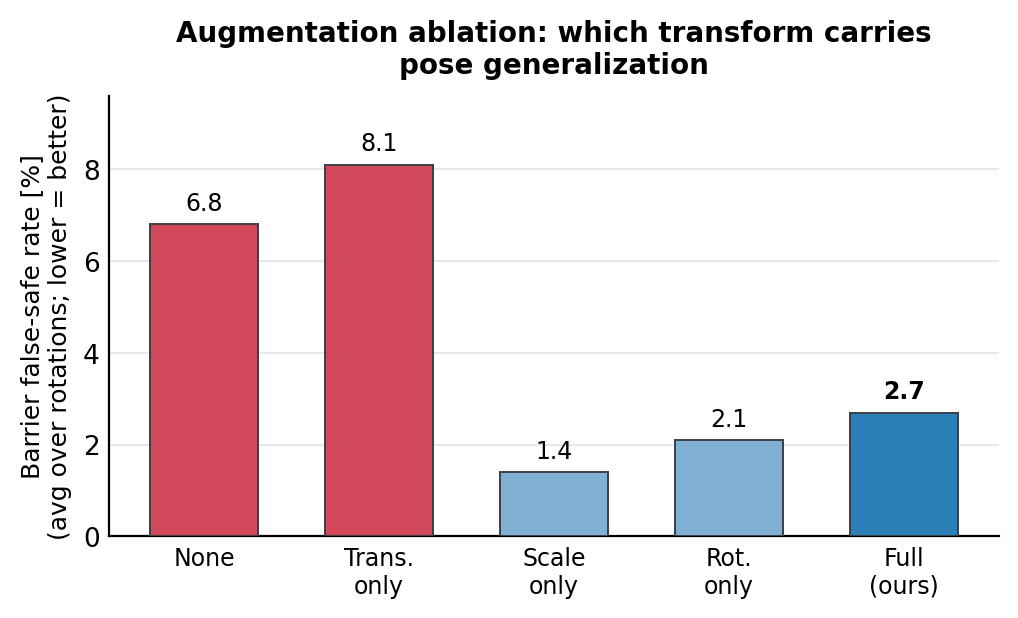

The script that saved this image:
"""A1 augmentation ablation: mean barrier false-safe vs augmentation mode."""
import matplotlib; matplotlib.use("Agg")
import matplotlib.pyplot as plt
import numpy as np
modes = ['None', 'Trans.\nonly', 'Scale\nonly', 'Rot.\nonly', 'Full\n(ours)']
fs    = [6.8, 8.1, 1.4, 2.1, 2.7]
OURS='#2c7fb8'; POOR='#d1495b'; OK='#7fb0d3'
colors=[POOR, POOR, OK, OK, OURS]
plt.rcParams.update({'font.size':9.5,'font.family':'DejaVu Sans','axes.linewidth':0.8})
fig, ax = plt.subplots(figsize=(5.2, 3.2))
x=np.arange(len(modes))
b=ax.bar(x, fs, width=0.62, color=colors, edgecolor='#3a3f45', linewidth=0.7, zorder=3)
for xi,v in zip(x,fs): ax.text(xi, v+0.2, f'{v:.1f}', ha='center', va='bottom', fontsize=8.5,
                               fontweight='bold' if xi==4 else 'normal')
ax.set_xticks(x); ax.set_xticklabels(modes, fontsize=8.5)
ax.set_ylabel('Barrier false-safe rate [%]\n(avg over rotations; lower = better)', fontsize=9)
ax.set_ylim(0, 9.6)
ax.set_title('Augmentation ablation: which transform carries\npose generalization', fontsize=10, fontweight='bold', pad=8)
ax.grid(axis='y', color='#e6e8eb', lw=0.7, zorder=0)
for s in ('top','right'): ax.spines[s].set_visible(False)
ax.tick_params(length=0)
plt.tight_layout()
out='ablations/fig_augmentation.png'
plt.savefig(out, dpi=200, bbox_inches='tight'); plt.savefig(out.replace('.png','.pdf'), bbox_inches='tight')
print('saved', out)
